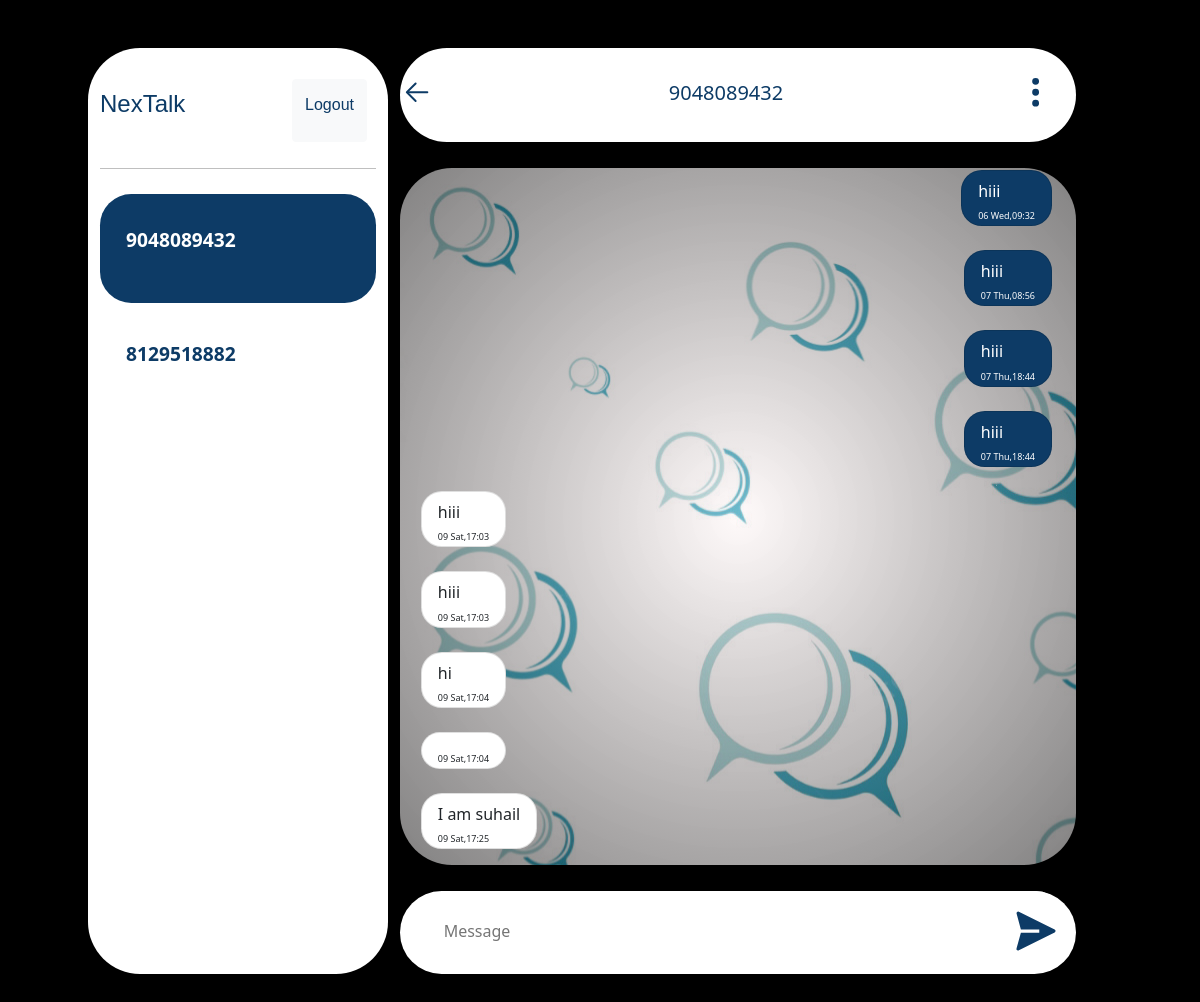
/5 (signed in), run on an earlier commit of the app's database.
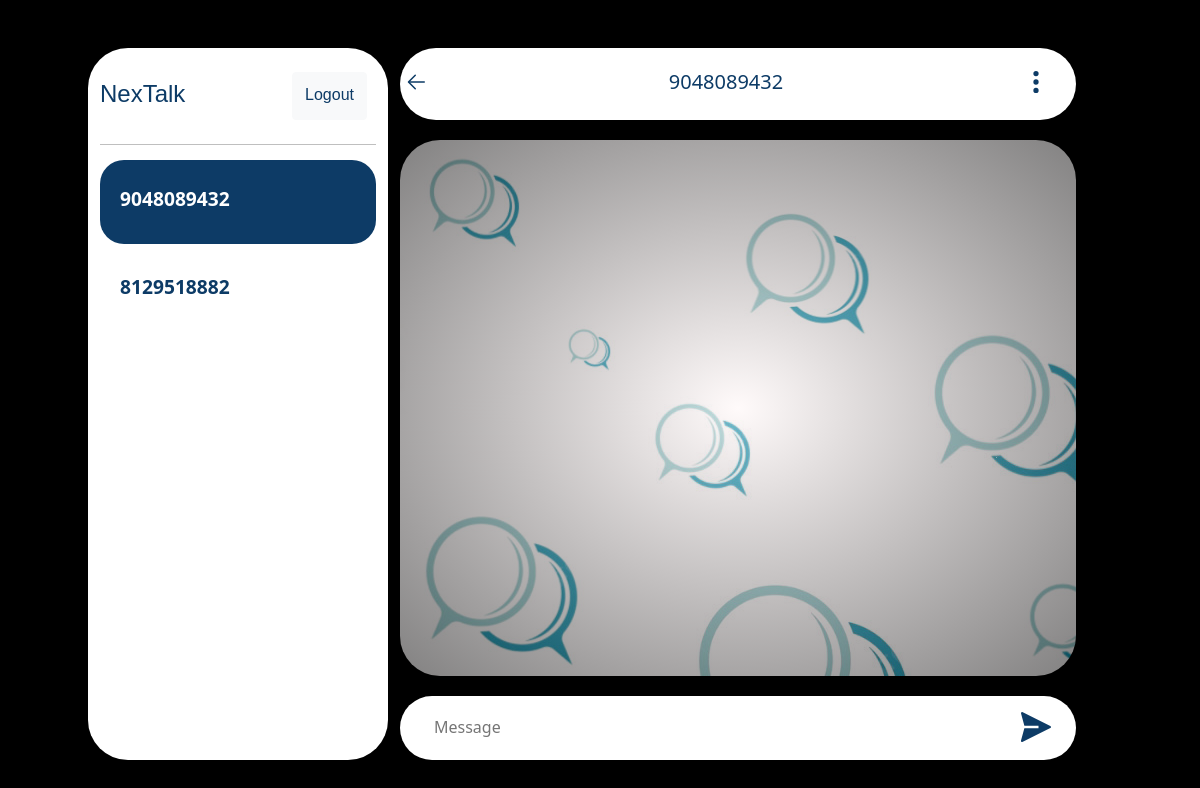
And on a later commit of the database.
### chat/models.py (models this page shows)
class Thread(models.Model):
    first_person = models.ForeignKey(User, on_delete=models.CASCADE, null=True, blank=True, related_name='thread_first_person')
    second_person = models.ForeignKey(User, on_delete=models.CASCADE, null=True, blank=True,
                                     related_name='thread_second_person')
    updated = models.DateTimeField(auto_now=True)
    timestamp = models.DateTimeField(auto_now_add=True)
    objects = ThreadManager()
    class Meta:
        unique_together = ['first_person', 'second_person']

class ChatMessage(models.Model):
    thread = models.ForeignKey(Thread, null=True, blank=True, on_delete=models.CASCADE, related_name='chatmessage_thread')
    sended_by = models.ForeignKey(User, on_delete=models.CASCADE,related_name='sended')
    sended_to = models.ForeignKey(User, on_delete=models.CASCADE,related_name='recieved')
    message = models.TextField()
    timestamp = models.DateTimeField(auto_now_add=True)

### chat/views.py (the view)
# urls.py: path('<slug:slug>',views.room,name='room'),
def room(request,slug):
    if request.user.is_authenticated:
        tr=Thread.objects.filter(id=slug)
        threads=Thread.objects.by_user(user=request.user)
        threadid = Thread.objects.filter(id=slug).first()
        msg=ChatMessage.objects.filter(thread=threadid).order_by('timestamp')
        context = {
            'Threads': threads,
            'msg':msg,
            'thread':tr,
            'tr':tr
        }
        return render(request,'chat.html',context)
    else:
        return redirect('login')

### chat/models.py (called while the page is built)
    def by_user(self, **kwargs):
        user = kwargs.get('user')
        lookup = Q(first_person=user) | Q(second_person=user)
        qs = self.get_queryset().filter(lookup).distinct()
        return qs

### templates/chat.html (shortened to what this page needs)
{% extends "common.html" %}
{% block content %}
<div class="row mt-5 mb-1">
    <div class="col-1"></div>
    <div class="col-md-3 chat-list vanish">
        <div class="name">
            <div class="row" style="height: 10vh;">
                <div class="col-9 d-flex" style="margin-top: 4vh;">
                    <h4>NexTalk</h4>
                </div>
                <div class="col-3  d-flex justify-content-center" style="margin-top: 3vh;">
                    <a href="logout" class="btn btn-light"
                        style="color:#0d3b66;font-family: Verdana, Geneva, Tahoma, sans-serif;padding-top: 1.2vh;height: 6vh;"
                        onMouseOver="this.style.background='#0d3b66',this.style.color='white',this.style.border='3px #8ecae6 double'"
                        onMouseOut="this.style.background='',this.style.color='#0d3b66',this.style.border='none'">
                        Logout
                        </span></a>
                </div>
            </div>
            <hr>
        </div>
        <div class="chat-id">
            {% for i in tr %}
            {% for thread in Threads %}
            {% if i.id == thread.id %}
            {% if thread.first_person.username == request.user.username %}
            <a href="{% url "room" thread.id %}" class="room-names">
                <div class="chat-names active"><span>{{ thread.second_person.username }}</span></div>
            </a>
            {% else %}
            <a href="{% url "room" thread.id %}" class="room-names">
                <div class="chat-names active"><span>{{ thread.first_person.username }}</span></div>
            </a>
            {% endif %}
            {% else %}
            {% if thread.first_person.username == request.user.username %}
            <a href="{% url "room" thread.id %}" class="room-names">
                <div class="chat-names"><span>{{ thread.second_person.username }}</span></div>
            </a>
            {% else %}
            <a href="{% url "room" thread.id %}" class="room-names">
                <div class="chat-names"><span>{{ thread.first_person.username }}</span></div>
            </a>
            {% endif %}
            {% endif %}
            {% endfor %}
            {% endfor %}
        </div>
    </div>
    <div class="col-11 col-md-7">
            <div class="head">
                <div class="row">
                    <div class="col-2 col-lg-1 d-flex justify-content-center">
                        <a href="home">
                            <svg class="back-icon" viewBox="0 0 1024 1024" xmlns="http://www.w3.org/2000/svg">
                                <path class="icon-path" d="M224 480h640a32 32 0 1 1 0 64H224a32 32 0 0 1 0-64" />
                                <path class="icon-path"
                                    d="m237.248 512l265.408 265.344a32 32 0 0 1-45.312 45.312l-288-288a32 32 0 0 1 0-45.312l288-288a32 32 0 1 1 45.312 45.312z" />
                            </svg>
                        </a>
                    </div>
                    <div class="col-8 col-lg-10 d-flex justify-content-center align-items-center">
                        {% for i in thread %}
                        {% if i.second_person.username == request.user.username %}
                        <h5 class="head-name">{{i.first_person}}</h5>
                        {% else %}
                        <h5 class="head-name">{{i.second_person}}</h5>
                        {% endif %}
                        {% endfor %}
                    </div>
                    <div class="col-2 col-lg-1 d-flex justify-content-center">
                        <svg class="back-icon" viewBox="0 0 20 20" xmlns="http://www.w3.org/2000/svg">
                            <path
                                d="M10.001 7.8a2.2 2.2 0 1 0 0 4.402A2.2 2.2 0 0 0 10 7.8zm0-2.6A2.2 2.2 0 1 0 9.999.8a2.2 2.2 0 0 0 .002 4.4zm0 9.6a2.2 2.2 0 1 0 0 4.402a2.2 2.2 0 0 0 0-4.402z" />
                        </svg>
                    </div>
                </div>
            </div>
            <div class="chat-msg" id="chat-ht">
                {% for i in msg %}
                {% if i.sended_by.username == request.user.username %}
                <div class="row">
                    <div class="col-4 col-md-6"></div>
                    <div class="col-8 col-md-6">
                        <div class="card"
                            style="margin: 2.3vh 0 0 2vh;border-radius:2vh;width: fit-content;float: right;background: #0d3b66;color: white;">
                            <div class="card-body" style="padding: 0.2rem 1rem 0 1rem ;height: fit-content;">
                                <h5 style="margin-top: 0.5rem;font-size: medium;margin-bottom: 0;">{{i.message}}</h5>
                                <span
                                    style="font-size: xx-small;padding-top: -1rem;margin-top: -1rem;">{{i.timestamp|date:"d D" }},{{i.timestamp|time:"H:i"}}</span>
                            </div>
                        </div>
                    </div>
                </div>
                {% endif %}
                {% if i.sended_to.username == request.user.username %}
                <div class="row">
                    <div class="col-8 col-md-6">
                        <div class="card"
                            style="margin: 2.3vh 0 0 2vh;border-radius:2vh;width: fit-content;">
                            <div class="card-body" style="padding: 0.2rem 1rem 0 1rem ;height: fit-content;">
                                <h5 style="margin-top: 0.5rem;font-size: medium;margin-bottom: 0;">{{i.message}}</h5>
                                <span
                                    style="font-size: xx-small;padding-top: -1rem;margin-top: -1rem;">{{i.timestamp|date:"d D" }},{{i.timestamp|time:"H:i"}}</span>
                            </div>
                        </div>
                    </div>
                </div>
                {% endif %}
                {% endfor %}
            </div>
            <form id="sendForm">
                <div class="input">
                    <div class="row">
                        <div class="col-10 col-md-11">
                            <input type="text" id="input-message" placeholder="Message">
                        </div>
                        <div class="col-1 d-flex justify-content-center">
                            <button class="send-button" type="submit">
                                <svg class="send-icon" viewBox="0 0 32 32" xmlns="http://www.w3.org/2000/svg">
                                    <path class="icon-path"
                                        d="m27.45 15.11l-22-11a1 1 0 0 0-1.08.12a1 1 0 0 0-.33 1L6.69 15H18v2H6.69L4 26.74A1 1 0 0 0 5 28a1 1 0 0 0 .45-.11l22-11a1 1 0 0 0 0-1.78Z" />
                                </svg>
                            </button>
                        </div>
                    </div>
                </div>
            </form>
        </div>
</div>
{% endblock content %}

### templates/common.html (shortened to what this page needs)
{% load static %}
<!DOCTYPE html>
<html lang="en">
<head>
    <link rel="stylesheet" href="{% static "/css/chat.css" %}">
    <link href="https://cdn.jsdelivr.net/npm/bootstrap@5.0.2/dist/css/bootstrap.min.css" rel="stylesheet"
>
</head>
<body class="body">
    <section>
        {% block content %}{% endblock content %}
    </section>
</body>
</html>

### static/css/chat.css (style rules this page uses)
:root { --mainbg: #000000; --bg:#fff; --text:#000; --seccol: #0d3b66; --light: #ade8f4; }
.body { height: 100%; width: 100%; background: var(--mainbg); }
.row { width: 100%; }
.chat-list { color: var(--text); width: fit-content; background: var(--bg); height: 89vh; border-radius: 5vh; }
.head { background: var(--bg); border-radius: 5vh; height: 9vh; }
.chat-msg { margin-top: 2.5vh; border-radius: 5vh; height: 67vh; overflow: auto; margin-bottom: 2.5vh; background: radial-gradient(rgb(255 243 243 / 40%), rgb(6 4 4 / 50%)), url('/static/images/bg.jpg'); }
.input { height: 8vh; margin-top: 2.5vh; background: var(--bg); border-radius: 5vh; }
.send-button { border: none; border-radius: 50%; background-color: var(--bg); }
.send-icon { height: 7.5vh; width: 5vh; fill: var(--seccol); }
#input-message { margin-left: 4vh; width: 95%; height: 100%; border: none; outline: none; caret-color: var(--seccol); font: 'Times New Roman', Times, serif large; }
.back-icon { height: 8.5vh; width: 3vh; fill: var(--seccol); }
.head-name { color: var(--seccol); margin-top: 1vh; }
.name { height: 10vh; }
.name h4 { font-family: Verdana, Geneva, Tahoma, sans-serif; font: 600 large; color: var(--seccol); }
.chat-id { margin: 4vh 0 0 0; }
.chat-names { width: 100%; height: 10.5vh; border-radius: 3vh; padding:3.1vh 0 0 2.5vh; margin-top: 0.5vh; color: var(--seccol); }
.room-names { text-decoration: none; }
.room-names span { font-weight: 600; font-size: larger; }
.active { background: var(--seccol); color: var(--bg); }

What changed in the data, as far as the page shows it:
removed ChatMessage: message "hiii", timestamp "06 Wed", timestamp "09:32"
removed ChatMessage: message "hiii", timestamp "07 Thu", timestamp "08:56"
removed ChatMessage: message "hiii", timestamp "07 Thu", timestamp "18:44"
removed ChatMessage: message "hiii", timestamp "07 Thu", timestamp "18:44"
removed ChatMessage: message "hiii", timestamp "09 Sat", timestamp "17:03"
removed ChatMessage: message "hiii", timestamp "09 Sat", timestamp "17:03"
removed ChatMessage: message "hi", timestamp "09 Sat", timestamp "17:04"
removed ChatMessage: timestamp "09 Sat", timestamp "17:04"
removed ChatMessage: message "I am suhail", timestamp "09 Sat", timestamp "17:25"
